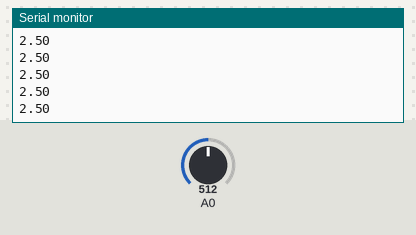
Bench run of a sketch on a simulated Arduino Uno, built with avr-gcc and run on an emulated ATmega328P. Shown: the last lines printed to the serial monitor. The test bench sets the inputs (shaded band); at power-on: A0 = 512.

Above: at 1.2 s.
1.3 s: A0 set to 716
At 1.9 s:
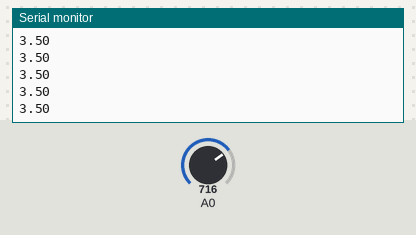
2.8 s: A0 set to 900
At 3.9 s:
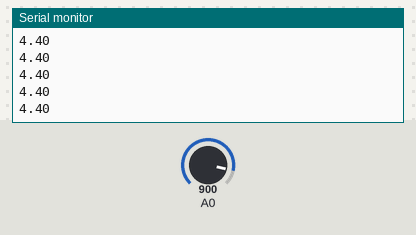
Timing chart, 0 to 5.8 s (numbered marks = the images above; inputs shaded):
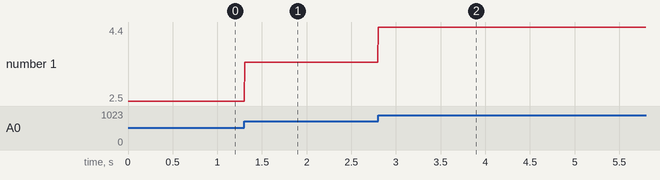

The sketch:

voltageAnalogRead.ino
```cpp
/*
  Read serial value from arduino
*/

void setup() {
  // initialize serial communication at 115200 bits per second:
  Serial.begin(115200);
}

void loop() {
  // read the input on analog pin 0
  int sensorValue = analogRead(A0);
  float voltage = sensorValue * (5.0 / 1023.0);
  // print out the voltage value
  Serial.println(voltage);
  delayMicroseconds(5000); // delay for .005 seconds (for 200Hz sample)
}
```

Measured:
- after the input at 1.3 s, the serial monitor: prints a new line at once (image 1)
- after the input at 2.8 s, the serial monitor: prints a new line at once (image 2)
- plotted number 1: 2.5 → 3.5 after the input at 1.3 s, 3.5 → 4.4 after the input at 2.8 s
